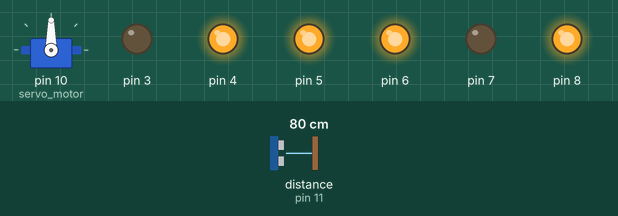
Bench run of a sketch on a simulated Arduino Uno, built with avr-gcc and run on an emulated ATmega328P. Parts: servo, output pins drawn as LEDs (lit = HIGH). Inputs (shaded band) come from the test bench; at power-on: distance to the obstacle (sensor on pin 11) 80 cm. The echo pulse lasts 58.3 µs per cm.

Above: at 3.2 s.
3.3 s: distance to the obstacle (sensor on pin 11) set to 22 cm
4.8 s: distance to the obstacle (sensor on pin 11) set to 19 cm
At 6.7 s:
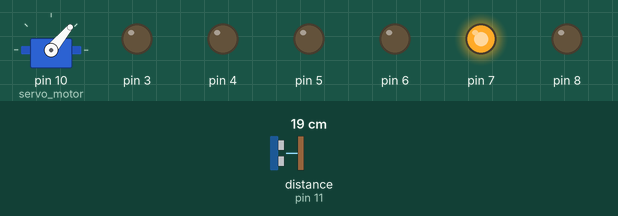
7.8 s: distance to the obstacle (sensor on pin 11) set to 35 cm
At 10.4 s:
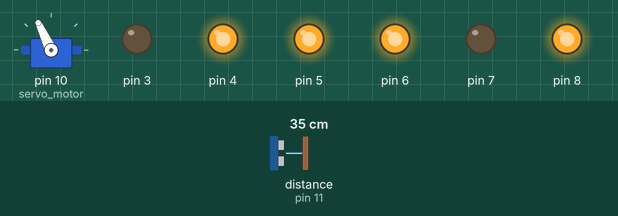
10.8 s: distance to the obstacle (sensor on pin 11) set to 2 cm
At 13.7 s:
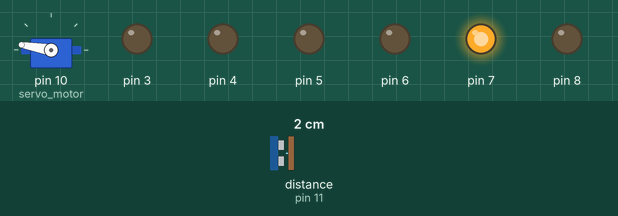
13.8 s: distance to the obstacle (sensor on pin 11) set to 60 cm
At 15.0 s:
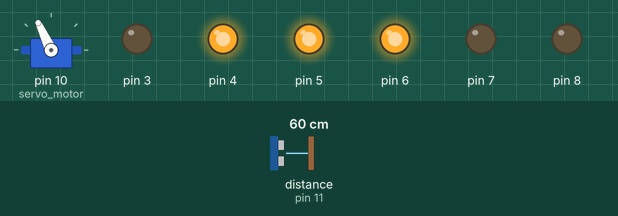
16.8 s: distance to the obstacle (sensor on pin 11) set to 4 cm
At 17.3 s:
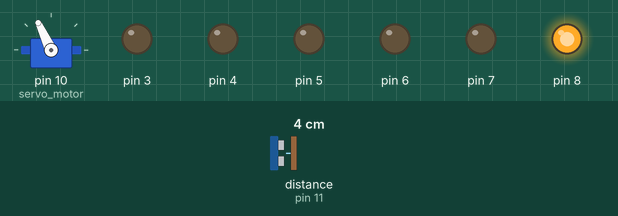
Timing chart, 0 to 20.8 s (numbered marks = the images above; inputs shaded):
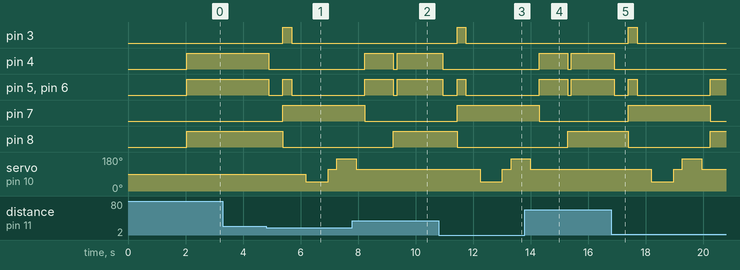

The sketch:

obstacle_avoiding_robot.ino
```cpp
#include <Servo.h>
#include <NewPing.h>

//sensor pins
#define trig_pin 9
#define echo_pin 11

#define maximum_distance 200
int distance = 100;

NewPing sonar(trig_pin, echo_pin, maximum_distance); //sensor function
Servo servo_motor; //our servo name


void setup(){
  pinMode(trig_pin, OUTPUT);
  pinMode(echo_pin, INPUT);
  pinMode(3, OUTPUT);
  pinMode(4, OUTPUT);
  pinMode(7, OUTPUT);
  pinMode(8, OUTPUT);
  pinMode(5, OUTPUT);
  pinMode(6, OUTPUT);

  servo_motor.attach(10); //our servo pin

  servo_motor.write(90);
  delay(2000);
}
void loop() {

  int distanceRight = 0;
  int distanceLeft = 0;
  delay(50);

  if (distance <= 20){
    moveStop();
    delay(500);
    moveBackward();
    delay(300);
    moveStop();
    delay(500);
    distanceRight = lookRight();
    delay(300);
    distanceLeft = lookLeft();
    delay(300);

    if (distanceRight >= distanceLeft){
      turnRight();
      moveStop();
    }
    else{
      turnLeft();
      moveStop();
    }
  }
  else{
    moveForward();
  }
    distance = readPing();
}

int lookRight(){
  servo_motor.write(50);
  delay(500);
  int distance = readPing();
  delay(200);
  servo_motor.write(115);
  return distance;
}

int lookLeft(){
  servo_motor.write(170);
  delay(500);
  int distance = readPing();
  delay(100);
  servo_motor.write(115);
  return distance;
}

int readPing(){
  delay(70);
  int cm = sonar.ping_cm();
  if (cm==0){
    cm=250;
  }
  return cm;
}

void moveStop(){

  digitalWrite(3, LOW);
  digitalWrite(4, LOW);
  digitalWrite(5, LOW);
  digitalWrite(6, LOW);
}
void moveForward(){
    analogWrite(5,255);
    analogWrite(6,255);
    digitalWrite(3, LOW);
    digitalWrite(4, HIGH);

    digitalWrite(7, LOW);
    digitalWrite(8, HIGH);
  }


void moveBackward(){


  analogWrite(5,255);
    analogWrite(6,255);
    digitalWrite(4, LOW);
    digitalWrite(3, HIGH);

    digitalWrite(8, LOW);
    digitalWrite(7, HIGH);
}
void turnLeft(){
analogWrite(5,255);
    analogWrite(6,255);
  digitalWrite(3, LOW);
  digitalWrite(4, HIGH);

  digitalWrite(7, LOW);
  digitalWrite(8, LOW);

  delay(1000);

  analogWrite(5,255);
    analogWrite(6,255);
    digitalWrite(3, LOW);
    digitalWrite(4, HIGH);

    digitalWrite(7, LOW);
    digitalWrite(8, HIGH);
}
void turnRight(){
analogWrite(5,255);
    analogWrite(6,255);
  digitalWrite(3, LOW);
  digitalWrite(4, LOW);

  digitalWrite(7, LOW);
  digitalWrite(8, HIGH);

  delay(1000);

  analogWrite(5,255);
    analogWrite(6,255);
    digitalWrite(3, LOW);
    digitalWrite(4, HIGH);

    digitalWrite(7, LOW);
    digitalWrite(8, HIGH);
}
```

Measured:
- the behaviour switches between 21 and 20 cm on distance to the obstacle (sensor on pin 11) (found by bisection; images 0 and 1)
- after the input at 3.3 s, every drawn part: stays the same
- after the input at 4.8 s, pin 3: LOW → HIGH after 0.59 s, → LOW 0.30 s later; pin 4: HIGH → LOW after 0.09 s; pin 5, pin 6: HIGH → LOW after 0.09 s, → HIGH 0.50 s later, → LOW 0.30 s later; pin 7: LOW → HIGH after 0.59 s; pin 8: HIGH → LOW after 0.59 s
- after the input at 7.8 s, pin 3: stays LOW (without the input it goes to HIGH after 2.1 s); pin 4: LOW → HIGH after 0.43 s, → LOW 1.0 s later, → HIGH 0.12 s later; pin 7: goes on until 8.2 s, then stays LOW
- after the input at 10.8 s, pin 3: LOW → HIGH after 0.65 s, → LOW 0.30 s later; pin 4: HIGH → LOW after 0.15 s; pin 5, pin 6: HIGH → LOW after 0.15 s, → HIGH 0.50 s later, → LOW 0.30 s later; pin 7: LOW → HIGH after 0.65 s; pin 8: HIGH → LOW after 0.65 s
- after the input at 13.8 s, pin 3: stays LOW (without the input it goes to HIGH after 2.1 s); pin 4: LOW → HIGH after 0.50 s, → LOW 1.0 s later, → HIGH 0.12 s later; pin 7: goes on until 14.3 s, then stays LOW
- after the input at 16.8 s, pin 3: LOW → HIGH after 0.61 s, → LOW 0.30 s later; pin 4: HIGH → LOW after 0.11 s; pin 5, pin 6: HIGH → LOW after 0.11 s, → HIGH 0.50 s later, → LOW 0.30 s later, → HIGH 2.5 s later; pin 7: LOW → HIGH after 0.61 s, → LOW 2.8 s later; pin 8: HIGH → LOW after 0.61 s, → HIGH 2.8 s later
